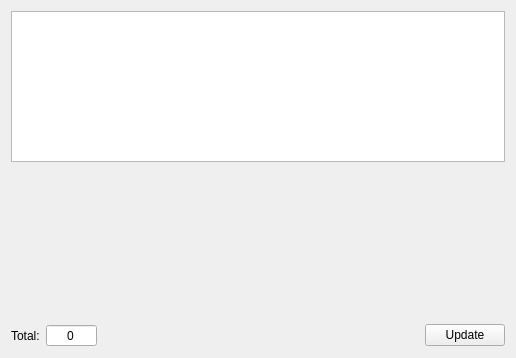
<?xml version="1.0" encoding="UTF-8"?>
<ui version="4.0">
 <class>AwStatsWidgetUi</class>
 <widget class="QWidget" name="AwStatsWidgetUi">
  <property name="geometry">
   <rect>
    <x>0</x>
    <y>0</y>
    <width>516</width>
    <height>358</height>
   </rect>
  </property>
  <property name="windowTitle">
   <string>Occurrences</string>
  </property>
  <property name="windowIcon">
   <iconset resource="../../../resources/AnyWave.qrc">
    <normaloff>:/images/AnyWave_icon.png</normaloff>:/images/AnyWave_icon.png</iconset>
  </property>
  <layout class="QVBoxLayout" name="verticalLayout" stretch="1,1,0">
   <item>
    <widget class="QTableWidget" name="table">
     <property name="editTriggers">
      <set>QAbstractItemView::NoEditTriggers</set>
     </property>
     <property name="sortingEnabled">
      <bool>true</bool>
     </property>
    </widget>
   </item>
   <item>
    <widget class="QCustomPlot" name="widget" native="true"/>
   </item>
   <item>
    <layout class="QHBoxLayout" name="horizontalLayout">
     <item>
      <widget class="QLabel" name="label">
       <property name="text">
        <string>Total:</string>
       </property>
      </widget>
     </item>
     <item>
      <widget class="QSpinBox" name="spinTotal">
       <property name="sizePolicy">
        <sizepolicy hsizetype="Preferred" vsizetype="Fixed">
         <horstretch>0</horstretch>
         <verstretch>0</verstretch>
        </sizepolicy>
       </property>
       <property name="alignment">
        <set>Qt::AlignCenter</set>
       </property>
       <property name="readOnly">
        <bool>true</bool>
       </property>
       <property name="buttonSymbols">
        <enum>QAbstractSpinBox::NoButtons</enum>
       </property>
       <property name="maximum">
        <number>999999999</number>
       </property>
      </widget>
     </item>
     <item>
      <spacer name="horizontalSpacer">
       <property name="orientation">
        <enum>Qt::Horizontal</enum>
       </property>
       <property name="sizeHint" stdset="0">
        <size>
         <width>40</width>
         <height>20</height>
        </size>
       </property>
      </spacer>
     </item>
     <item>
      <widget class="QPushButton" name="buttonUpdate">
       <property name="text">
        <string>Update</string>
       </property>
      </widget>
     </item>
    </layout>
   </item>
  </layout>
 </widget>
 <layoutdefault spacing="6" margin="11"/>
 <customwidgets>
  <customwidget>
   <class>QCustomPlot</class>
   <extends>QWidget</extends>
   <header location="global">qcustomplot.h</header>
   <container>1</container>
  </customwidget>
 </customwidgets>
 <resources>
  <include location="../../../resources/AnyWave.qrc"/>
 </resources>
 <connections/>
</ui>
